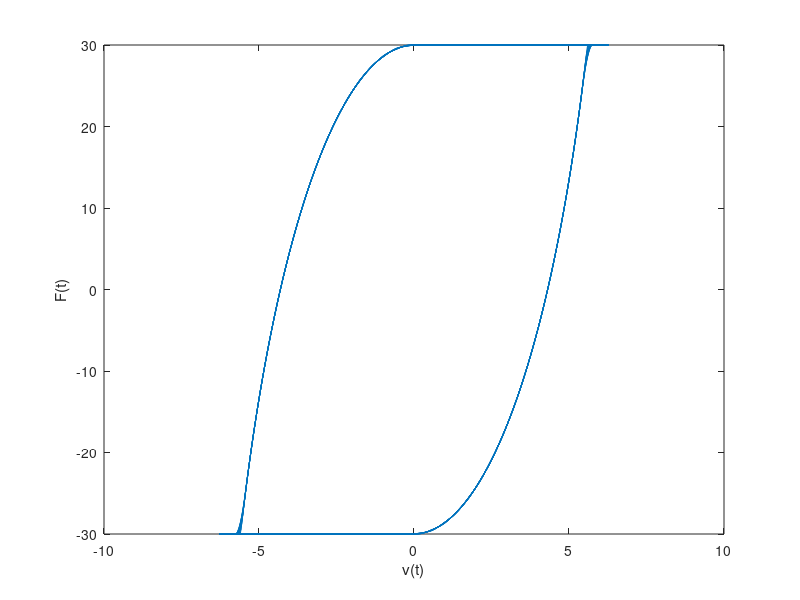

Write the MATLAB code that produced this figure.

clear
clc

X = 0.1;
freq = 10.0;
omega = 2 * pi * freq;
nrm = 100.0;

t = linspace(0.0, 1.0, 1000);
x = X * cos(omega * t);
v = -X * omega * sin(omega * t);

mdl.friction_coefficient = 0.3;
mdl.stiffness = 1.1e3;

F = zeros(size(t));
xi = 0.0;
di = 0.0;
delta = mdl.friction_coefficient * nrm / mdl.stiffness
for i = 1:length(t)
    zeta = x(i) - xi + di;
    di = sign(zeta) * min(abs(zeta), delta);
    F(i) = mdl.stiffness * di;
    xi = x(i);
end

subplot(3, 1, 1)
plot(t, F)
ylabel('F(t)')

subplot(3, 1, 2)
plot(t, x)
ylabel('x(t)')

subplot(3, 1, 3)
plot(t, v)
ylabel('v(t)')
pause

subplot(1, 1, 1)
plot(x, F)
xlabel('x(t)')
ylabel('F(t)')
pause

plot(v, F)
xlabel('v(t)')
ylabel('F(t)')
pause